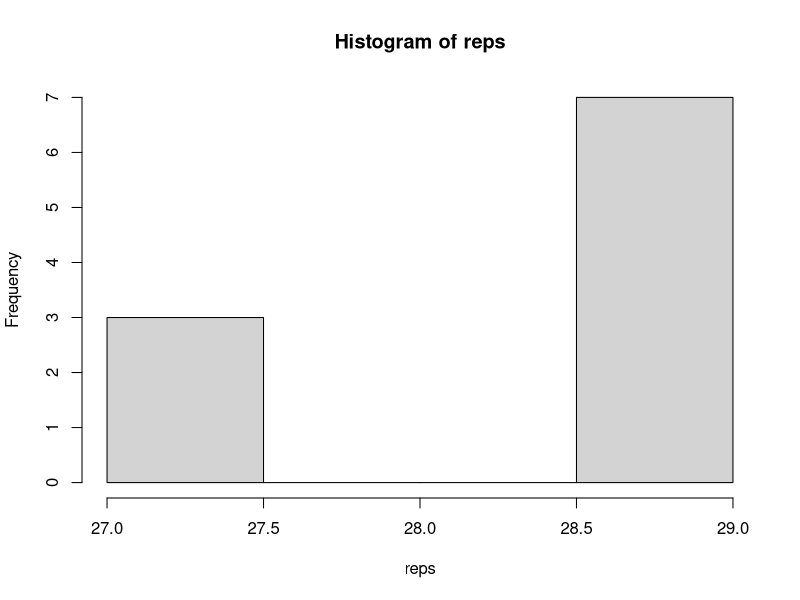
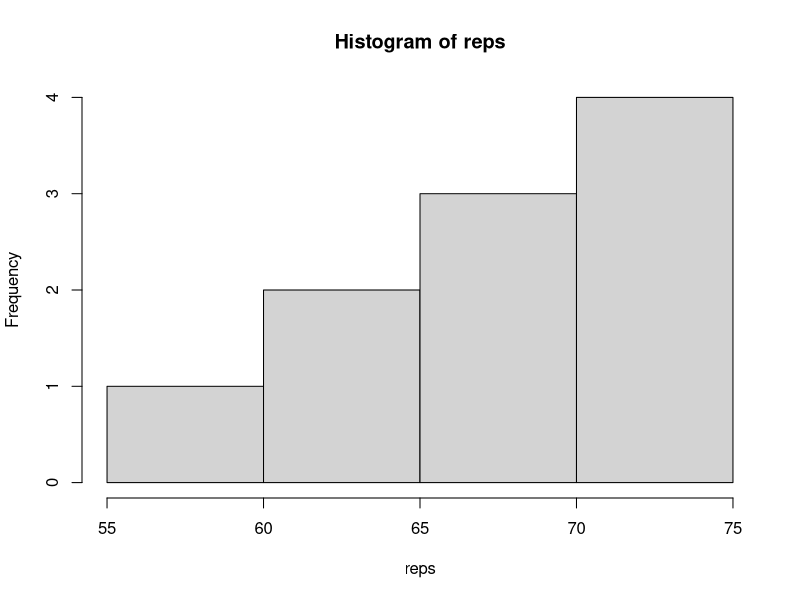
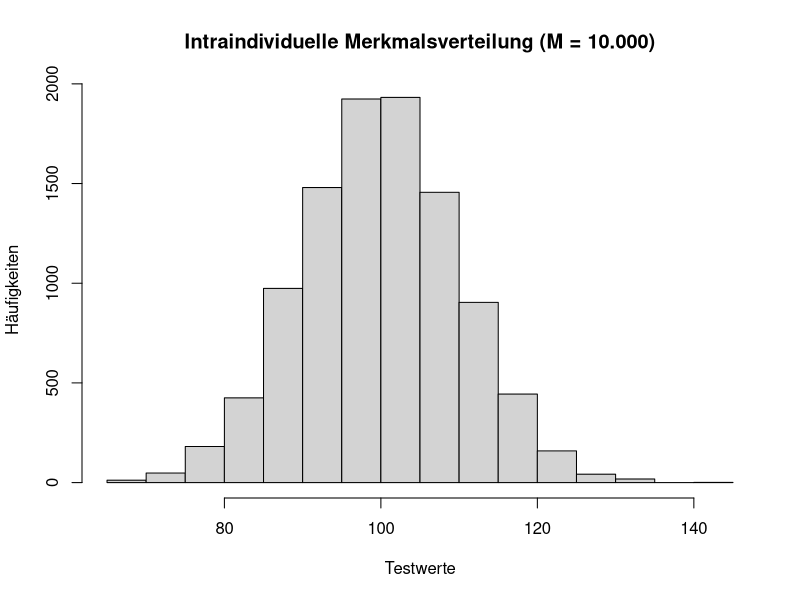
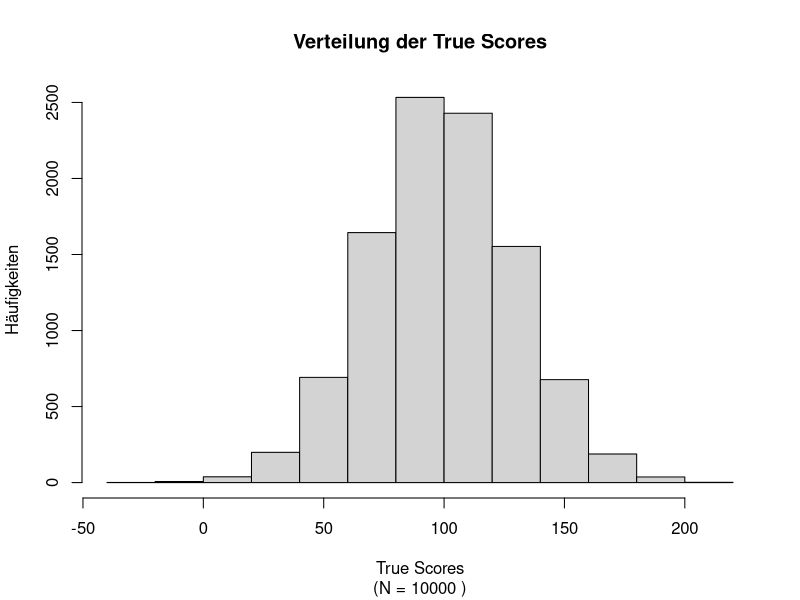
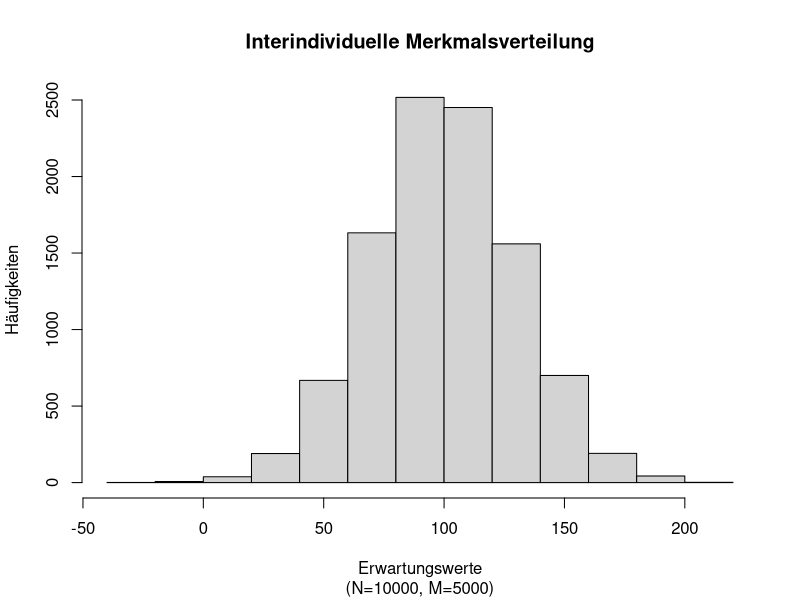
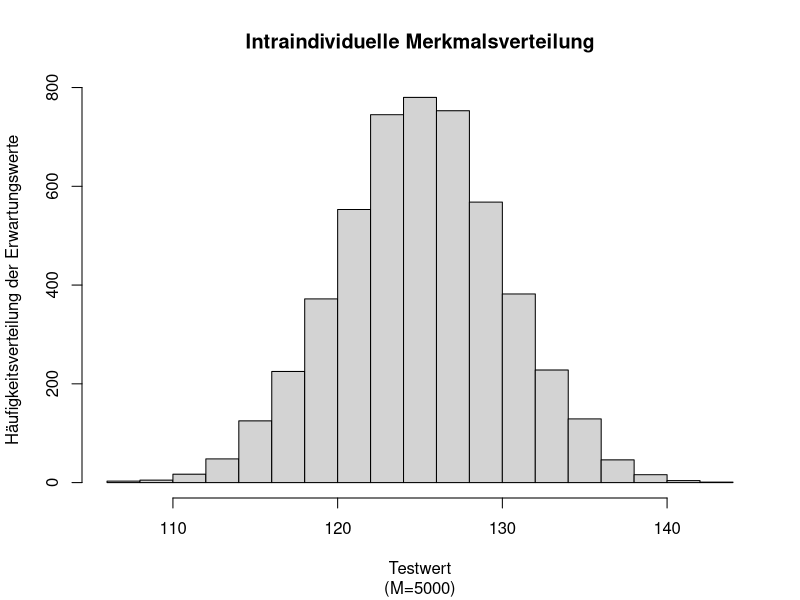

Source code (R) for these figures, in order:
###################################
# R Skript zum Übungskurs: 04 KTT # 
##################################ä

# Übungsaufgabe 1 ---------------------------------------------------------

# Revelle's Münzwurf 
#

# Setup
# set.seed(123)
# rm(list = ls())
#
# Wahres Alter
true_age <- 28 #<------------------------------------------ verändere mich!

add_privacy <- function(true_age){
  hot <- sample(c(0,1), 1, replace = TRUE)
  ifelse(hot==1, true_age+1, true_age-1)
}

# Anzahl der Testwiederholungen 
M <- 10 #<------------------------------------------------ verändere mich!
reps <- replicate(M, add_privacy(true_age))
# Erwartungswert von X ; E(X) = T 
(E_X <- mean(reps))
hist(reps)

# Die verlfixte Waage
#

# Setup
# set.seed(123)
# rm(list = ls())
#
true_weight <- 67 #<---------------------------------------- verändere mich!
crazy_scale <- function(true_weight){
  # 5kg +/- 
  rnorm(1, true_weight, 5)
}
# Anzahl der Messwiederholungen
M <- 10 #<------------------------------------------ verändere mich!
reps <- replicate(M, crazy_scale(true_weight))
(E_x <- mean(reps))
hist(reps)

# Übungsaufgabe 2 ---------------------------------------------------------

# Setup
# set.seed(123)
# rm(list = ls()) 
#
# Anzahl der Testwiederholungen 
M <- 10000 #<---------------------------------- verändere mich!
# True Score
T <- 100 
# Messfehler: E(E) = 0
E <- rnorm(M, 0, 10)
# Beobachtungswert 
X <- T + E 
# (Imaginäre) Wiederholung des Test 
reps <- replicate(M, sample(X, 1))

# Output(s)
#
# Intraindividuelle Merkmalsverteilung
hist(reps, 
     main = "Intraindividuelle Merkmalsverteilung (M = 10.000)", 
     xlab = "Testwerte", 
     ylab = "Häufigkeiten")
#     
# Erwartungswert des Individuums bei M Wiederholungen
# E(X) = T = 100 (?)
(E_X <- mean(reps))
#
# Ein zufällig gezogener Beobachtungswert
# .. aus der intraindividuellen Merkmalsverteilung
# .. ein Schätzer für den wahren Wert: 100
(X_i <- sample(X, 1))
cat("Beobachtungswert", X_i, "True Score", T)

# Übungsaufgabe 3 ---------------------------------------------------------

# Setup 
# set.seed(123)
# rm(list = ls())
#
# Populationsgröße 
N <- 10000 #<----------------------------------------------- verändere mich!
# Generierung der True Scores
# 100: Mittlere Intelligenz in der Population
# 30: Abweichungen vom Populationnsmittelwert
T <- round(rnorm(N, 100, 30), digits = 0)
# Anzahl der Testwiederholungen
M <- 5000 #<-------------------------------------------------- verändere mich!
X <- lapply(T, function(T) rnorm(M, T , 5)) ; names(X) <- T

# Outputs
#

# "Verteilung der wahren aber unbekannten Intelligenzwerte 
# ...in der Population
#
hist(T, 
     main = "Verteilung der True Scores", 
     sub =  paste("(N =", N, ")"),
     xlab = "True Scores", 
     ylab = "Häufigkeiten"
     )

# Interindividuelle Merkmalsverteilung
#
hist(rapply(X, mean), 
     main = "Interindividuelle Merkmalsverteilung", 
     sub = paste0("(N=", N, ", M=", M, ")"), 
     xlab = "Erwartungswerte",
     ylab = "Häufigkeiten")

# Mittelwert unserer Population
# ..zur Erinnerung: T = 100
#
mean(rapply(X, mean)) 

# Intraindividuelle Merkmalsverteilung 
# ..ziehe zufällig ein (i=1) Individuum aus der Population
#
i <- 1 
X_i <- sample(X, i)
hist(X_i[[1]],
     main = "Intraindividuelle Merkmalsverteilung",
     sub = paste0("(M=", M, ")"), 
     xlab = "Testwert",
     ylab = "Häufigkeitsverteilung der Erwartungswerte")

# Ziehe zufällig ein Testwert dieser Person 
# ..aus der intraindividuellen Merkmalsverteilung
(X_ij <- sample(X_i[[1]], 1)) #<--------------------------- mehrfach ausführen!
cat("Observed Score:", X_ij, "True Score:", names(X_i))

# Funktion 
# set.seed(123)
# rm(list = ls())
#
# Ziehe zufällig ein Testwert dieser Person 
# ..aus der intraindividuellen Merkmalsverteilung
rsample_i <- function(){
  # Ziehe zufällig ein Individuum 
  (X_i <- sample(X, 1)) 
  # Ziehe zufällig einen Testwert dieses Individuums 
  (X_ij <- sample(X_i[[1]], 1))
  cat(" True Score (T):", names(X_i), "\n", 
      "Testwert (X):", round(X_ij), "\n", 
      "Messfehler (E):", 
      abs(round(X_ij) - as.numeric(names(X_i))))}

# Ziehe zufällig ein Individuum aus der Population
rsample_i() #<------------------------------------------ mehrfach ausführen!

# Übungsaufgabe 5 ---------------------------------------------------------

# Setup
# set.seed(123)
# rm(list = ls())
#
# Populaitonsgröße
N <- 10000
tau <- rnorm(N, mean = 100, 30)
var_epsilon <- 25 # <-------------------------------------- verändere mich!
epsilon <- rnorm(N, 0, var_epsilon) 

# Funktion
# 
reliab <- function(tau, epsilon){
  rel <- var(tau) / var(tau + epsilon)
  cat("Reliabilität der Messung:", rel)
}

reliab(tau, epsilon) #<------------------------------- mehrfach ausführen!

# Selbststudium -----------------------------------------------------------

# Auswkirungen system. Störeinflüsse
# Korrelationen
# ...über alle Fälle hinweg

# Setup
# set.seed(123)
#
n <- 100
x <- rnorm(n)
y <- rnorm(x)
cor(x, y) ; cor(x+3, y) ; cor(x, y + 3) ; cor(x + 3, y + 3)

# Auswikrungen system. Störeinflüsse
# Korrelationen
# ...auf einige (die ersten 50) Probanden  

# Setup
# set.seed(123)
#
x[1:50] <- x[1:50] + 3
cor(x, y) 

# Zusätzlicher Messfehler
x[1:50] <- x[1:50] + 6
cor(x, y) 

# Auswirkungen system. Störeinflüsse
# Regressionsgewichte 
# ...über alle Fälle hinweg

# Setup
# set.seed(123)
#
n <- 100
x <- rnorm(n)
y <- rnorm(x)
# Original result
lm(y ~ x)$coef[[2]] 
# Veränderter Prediktor 
beta_ast <- lm(y ~ I(x+3))$coef[[2]] 
# Manipuliertes Ergebnis
lm(I(y+3) ~ I(x))$coef[[2]] 

# Auswirkungen system. Störeinflüsse
# Regressionsgewichte 
# ...auf einige (die ersten 50) Probanden  

# Setup
# set.seed(123)
#
n <- 100
x <- rnorm(n)
y <- rnorm(x)
x[1:50] <- x[1:50] + 3
beta <- lm(y ~ x)$coef[[2]] 
# Veränderter Prediktor 
x[1:50] <- x[1:50] + 6
# Manipuliertes Ergebnis
lm(y ~ x)$coef[[2]] 
